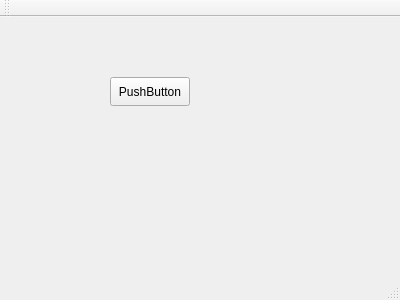
<?xml version="1.0" encoding="UTF-8"?>
<ui version="4.0">
 <class>MainWindow</class>
 <widget class="QMainWindow" name="MainWindow">
  <property name="geometry">
   <rect>
    <x>0</x>
    <y>0</y>
    <width>400</width>
    <height>300</height>
   </rect>
  </property>
  <property name="windowTitle">
   <string>MainWindow</string>
  </property>
  <widget class="QWidget" name="centralWidget">
   <widget class="QPushButton" name="pushButton">
    <property name="geometry">
     <rect>
      <x>110</x>
      <y>60</y>
      <width>80</width>
      <height>29</height>
     </rect>
    </property>
    <property name="text">
     <string>PushButton</string>
    </property>
   </widget>
  </widget>
  <widget class="QMenuBar" name="menuBar">
   <property name="geometry">
    <rect>
     <x>0</x>
     <y>0</y>
     <width>400</width>
     <height>26</height>
    </rect>
   </property>
  </widget>
  <widget class="QToolBar" name="mainToolBar">
   <attribute name="toolBarArea">
    <enum>TopToolBarArea</enum>
   </attribute>
   <attribute name="toolBarBreak">
    <bool>false</bool>
   </attribute>
  </widget>
  <widget class="QStatusBar" name="statusBar"/>
 </widget>
 <layoutdefault spacing="6" margin="11"/>
 <resources/>
 <connections/>
</ui>
